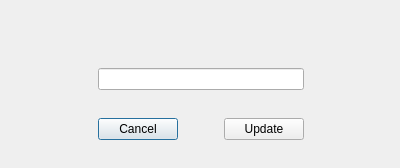
<?xml version="1.0" encoding="UTF-8"?>
<ui version="4.0">
 <class>modifyStadiumInfo</class>
 <widget class="QDialog" name="modifyStadiumInfo">
  <property name="geometry">
   <rect>
    <x>0</x>
    <y>0</y>
    <width>400</width>
    <height>168</height>
   </rect>
  </property>
  <property name="windowTitle">
   <string>Dialog</string>
  </property>
  <widget class="QWidget" name="gridLayoutWidget">
   <property name="geometry">
    <rect>
     <x>0</x>
     <y>0</y>
     <width>401</width>
     <height>161</height>
    </rect>
   </property>
   <layout class="QGridLayout" name="gridLayout">
    <item row="0" column="0">
     <widget class="QStackedWidget" name="stackedWidget">
      <widget class="QWidget" name="TypeNewInfoPage">
       <widget class="QWidget" name="gridLayoutWidget_2">
        <property name="geometry">
         <rect>
          <x>0</x>
          <y>0</y>
          <width>401</width>
          <height>161</height>
         </rect>
        </property>
        <layout class="QGridLayout" name="gridLayout_2">
         <item row="2" column="1">
          <spacer name="verticalSpacer_3">
           <property name="orientation">
            <enum>Qt::Vertical</enum>
           </property>
           <property name="sizeHint" stdset="0">
            <size>
             <width>20</width>
             <height>40</height>
            </size>
           </property>
          </spacer>
         </item>
         <item row="3" column="1">
          <widget class="QLineEdit" name="newData"/>
         </item>
         <item row="3" column="0">
          <spacer name="horizontalSpacer">
           <property name="orientation">
            <enum>Qt::Horizontal</enum>
           </property>
           <property name="sizeHint" stdset="0">
            <size>
             <width>40</width>
             <height>20</height>
            </size>
           </property>
          </spacer>
         </item>
         <item row="6" column="1">
          <spacer name="verticalSpacer">
           <property name="orientation">
            <enum>Qt::Vertical</enum>
           </property>
           <property name="sizeHint" stdset="0">
            <size>
             <width>20</width>
             <height>40</height>
            </size>
           </property>
          </spacer>
         </item>
         <item row="1" column="2">
          <spacer name="horizontalSpacer_2">
           <property name="orientation">
            <enum>Qt::Horizontal</enum>
           </property>
           <property name="sizeHint" stdset="0">
            <size>
             <width>40</width>
             <height>20</height>
            </size>
           </property>
          </spacer>
         </item>
         <item row="5" column="1">
          <layout class="QHBoxLayout" name="horizontalLayout">
           <item>
            <widget class="QPushButton" name="pushButton_2">
             <property name="text">
              <string>Cancel</string>
             </property>
            </widget>
           </item>
           <item>
            <spacer name="horizontalSpacer_3">
             <property name="orientation">
              <enum>Qt::Horizontal</enum>
             </property>
             <property name="sizeHint" stdset="0">
              <size>
               <width>40</width>
               <height>20</height>
              </size>
             </property>
            </spacer>
           </item>
           <item>
            <widget class="QPushButton" name="PB_Update">
             <property name="text">
              <string>Update</string>
             </property>
            </widget>
           </item>
          </layout>
         </item>
         <item row="1" column="1">
          <widget class="QLabel" name="columnName">
           <property name="text">
            <string/>
           </property>
           <property name="alignment">
            <set>Qt::AlignCenter</set>
           </property>
          </widget>
         </item>
         <item row="0" column="1">
          <spacer name="verticalSpacer_2">
           <property name="orientation">
            <enum>Qt::Vertical</enum>
           </property>
           <property name="sizeHint" stdset="0">
            <size>
             <width>20</width>
             <height>40</height>
            </size>
           </property>
          </spacer>
         </item>
         <item row="4" column="1">
          <spacer name="verticalSpacer_4">
           <property name="orientation">
            <enum>Qt::Vertical</enum>
           </property>
           <property name="sizeHint" stdset="0">
            <size>
             <width>20</width>
             <height>40</height>
            </size>
           </property>
          </spacer>
         </item>
        </layout>
       </widget>
      </widget>
      <widget class="QWidget" name="ClickPage">
       <widget class="QWidget" name="gridLayoutWidget_3">
        <property name="geometry">
         <rect>
          <x>0</x>
          <y>0</y>
          <width>401</width>
          <height>161</height>
         </rect>
        </property>
        <layout class="QGridLayout" name="gridLayout_3">
         <item row="3" column="1">
          <widget class="QComboBox" name="comboBox"/>
         </item>
         <item row="5" column="1">
          <layout class="QHBoxLayout" name="horizontalLayout_2">
           <item>
            <widget class="QPushButton" name="pushButton_3">
             <property name="text">
              <string>Cancel</string>
             </property>
            </widget>
           </item>
           <item>
            <spacer name="horizontalSpacer_6">
             <property name="orientation">
              <enum>Qt::Horizontal</enum>
             </property>
             <property name="sizeHint" stdset="0">
              <size>
               <width>40</width>
               <height>20</height>
              </size>
             </property>
            </spacer>
           </item>
           <item>
            <widget class="QPushButton" name="pushButton">
             <property name="text">
              <string>Update</string>
             </property>
            </widget>
           </item>
          </layout>
         </item>
         <item row="2" column="1">
          <spacer name="verticalSpacer_7">
           <property name="orientation">
            <enum>Qt::Vertical</enum>
           </property>
           <property name="sizeHint" stdset="0">
            <size>
             <width>20</width>
             <height>40</height>
            </size>
           </property>
          </spacer>
         </item>
         <item row="0" column="1">
          <spacer name="verticalSpacer_5">
           <property name="orientation">
            <enum>Qt::Vertical</enum>
           </property>
           <property name="sizeHint" stdset="0">
            <size>
             <width>20</width>
             <height>40</height>
            </size>
           </property>
          </spacer>
         </item>
         <item row="4" column="1">
          <spacer name="verticalSpacer_6">
           <property name="orientation">
            <enum>Qt::Vertical</enum>
           </property>
           <property name="sizeHint" stdset="0">
            <size>
             <width>20</width>
             <height>40</height>
            </size>
           </property>
          </spacer>
         </item>
         <item row="3" column="0">
          <spacer name="horizontalSpacer_4">
           <property name="orientation">
            <enum>Qt::Horizontal</enum>
           </property>
           <property name="sizeHint" stdset="0">
            <size>
             <width>40</width>
             <height>20</height>
            </size>
           </property>
          </spacer>
         </item>
         <item row="1" column="1">
          <widget class="QLabel" name="label_dropDownHeader">
           <property name="text">
            <string/>
           </property>
           <property name="alignment">
            <set>Qt::AlignCenter</set>
           </property>
          </widget>
         </item>
         <item row="3" column="2">
          <spacer name="horizontalSpacer_5">
           <property name="orientation">
            <enum>Qt::Horizontal</enum>
           </property>
           <property name="sizeHint" stdset="0">
            <size>
             <width>40</width>
             <height>20</height>
            </size>
           </property>
          </spacer>
         </item>
         <item row="6" column="1">
          <spacer name="verticalSpacer_8">
           <property name="orientation">
            <enum>Qt::Vertical</enum>
           </property>
           <property name="sizeHint" stdset="0">
            <size>
             <width>20</width>
             <height>40</height>
            </size>
           </property>
          </spacer>
         </item>
        </layout>
       </widget>
      </widget>
      <widget class="QWidget" name="ConferencePage">
       <widget class="QWidget" name="gridLayoutWidget_4">
        <property name="geometry">
         <rect>
          <x>10</x>
          <y>10</y>
          <width>381</width>
          <height>141</height>
         </rect>
        </property>
        <layout class="QGridLayout" name="gridLayout_4">
         <item row="4" column="2">
          <spacer name="horizontalSpacer_8">
           <property name="orientation">
            <enum>Qt::Horizontal</enum>
           </property>
           <property name="sizeHint" stdset="0">
            <size>
             <width>40</width>
             <height>20</height>
            </size>
           </property>
          </spacer>
         </item>
         <item row="4" column="0">
          <spacer name="horizontalSpacer_7">
           <property name="orientation">
            <enum>Qt::Horizontal</enum>
           </property>
           <property name="sizeHint" stdset="0">
            <size>
             <width>40</width>
             <height>20</height>
            </size>
           </property>
          </spacer>
         </item>
         <item row="5" column="1">
          <spacer name="verticalSpacer_9">
           <property name="orientation">
            <enum>Qt::Vertical</enum>
           </property>
           <property name="sizeHint" stdset="0">
            <size>
             <width>20</width>
             <height>40</height>
            </size>
           </property>
          </spacer>
         </item>
         <item row="6" column="1">
          <layout class="QHBoxLayout" name="horizontalLayout_3">
           <item>
            <widget class="QPushButton" name="cancel_conference">
             <property name="text">
              <string>Cancel</string>
             </property>
            </widget>
           </item>
           <item>
            <spacer name="horizontalSpacer_9">
             <property name="orientation">
              <enum>Qt::Horizontal</enum>
             </property>
             <property name="sizeHint" stdset="0">
              <size>
               <width>40</width>
               <height>20</height>
              </size>
             </property>
            </spacer>
           </item>
           <item>
            <widget class="QPushButton" name="PB_Conference">
             <property name="text">
              <string>Yes</string>
             </property>
            </widget>
           </item>
          </layout>
         </item>
         <item row="4" column="1">
          <widget class="QLabel" name="conference_label">
           <property name="frameShape">
            <enum>QFrame::NoFrame</enum>
           </property>
           <property name="text">
            <string/>
           </property>
           <property name="alignment">
            <set>Qt::AlignCenter</set>
           </property>
           <property name="wordWrap">
            <bool>true</bool>
           </property>
          </widget>
         </item>
         <item row="0" column="1">
          <spacer name="verticalSpacer_10">
           <property name="orientation">
            <enum>Qt::Vertical</enum>
           </property>
           <property name="sizeHint" stdset="0">
            <size>
             <width>20</width>
             <height>40</height>
            </size>
           </property>
          </spacer>
         </item>
         <item row="7" column="1">
          <spacer name="verticalSpacer_11">
           <property name="orientation">
            <enum>Qt::Vertical</enum>
           </property>
           <property name="sizeHint" stdset="0">
            <size>
             <width>20</width>
             <height>40</height>
            </size>
           </property>
          </spacer>
         </item>
        </layout>
       </widget>
      </widget>
     </widget>
    </item>
   </layout>
  </widget>
 </widget>
 <resources/>
 <connections/>
</ui>
